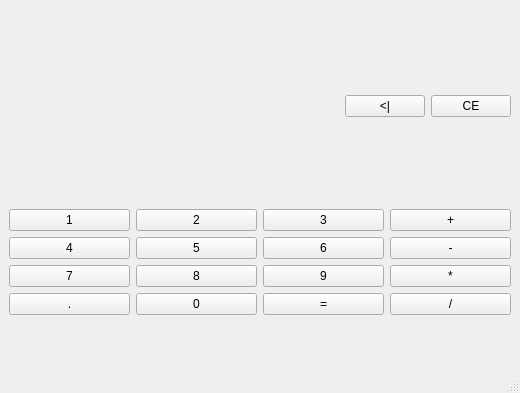
<?xml version="1.0" encoding="UTF-8"?>
<ui version="4.0">
 <class>MainWindow</class>
 <widget class="QMainWindow" name="MainWindow">
  <property name="geometry">
   <rect>
    <x>0</x>
    <y>0</y>
    <width>520</width>
    <height>393</height>
   </rect>
  </property>
  <property name="windowTitle">
   <string>MainWindow</string>
  </property>
  <widget class="QWidget" name="centralwidget">
   <layout class="QVBoxLayout" name="verticalLayout">
    <item>
     <layout class="QHBoxLayout" name="horizontalLayout">
      <item>
       <widget class="QLabel" name="l_output">
        <property name="sizePolicy">
         <sizepolicy hsizetype="Expanding" vsizetype="Preferred">
          <horstretch>0</horstretch>
          <verstretch>0</verstretch>
         </sizepolicy>
        </property>
        <property name="minimumSize">
         <size>
          <width>0</width>
          <height>100</height>
         </size>
        </property>
        <property name="palette">
         <palette>
          <active>
           <colorrole role="Button">
            <brush brushstyle="SolidPattern">
             <color alpha="255">
              <red>240</red>
              <green>188</green>
              <blue>83</blue>
             </color>
            </brush>
           </colorrole>
          </active>
          <inactive>
           <colorrole role="Button">
            <brush brushstyle="SolidPattern">
             <color alpha="255">
              <red>240</red>
              <green>240</green>
              <blue>240</blue>
             </color>
            </brush>
           </colorrole>
          </inactive>
          <disabled>
           <colorrole role="Button">
            <brush brushstyle="SolidPattern">
             <color alpha="255">
              <red>240</red>
              <green>188</green>
              <blue>83</blue>
             </color>
            </brush>
           </colorrole>
          </disabled>
         </palette>
        </property>
        <property name="font">
         <font>
          <pointsize>16</pointsize>
         </font>
        </property>
        <property name="autoFillBackground">
         <bool>false</bool>
        </property>
        <property name="styleSheet">
         <string notr="true">QLabel{
	qpoperty-alignment:'AlignVCenter | AlignRight';
	border: 1px solid grey;
}

background-colour : white;</string>
        </property>
        <property name="text">
         <string/>
        </property>
       </widget>
      </item>
      <item>
       <widget class="QPushButton" name="pb_eraser">
        <property name="text">
         <string>&lt;|</string>
        </property>
       </widget>
      </item>
      <item>
       <widget class="QPushButton" name="pb_clear">
        <property name="text">
         <string>CE</string>
        </property>
       </widget>
      </item>
     </layout>
    </item>
    <item>
     <layout class="QGridLayout" name="gridLayout">
      <item row="0" column="0">
       <widget class="QPushButton" name="pb_1">
        <property name="sizePolicy">
         <sizepolicy hsizetype="MinimumExpanding" vsizetype="Fixed">
          <horstretch>0</horstretch>
          <verstretch>0</verstretch>
         </sizepolicy>
        </property>
        <property name="text">
         <string>1</string>
        </property>
       </widget>
      </item>
      <item row="0" column="1">
       <widget class="QPushButton" name="pb_2">
        <property name="sizePolicy">
         <sizepolicy hsizetype="MinimumExpanding" vsizetype="Fixed">
          <horstretch>0</horstretch>
          <verstretch>0</verstretch>
         </sizepolicy>
        </property>
        <property name="text">
         <string>2</string>
        </property>
       </widget>
      </item>
      <item row="0" column="2">
       <widget class="QPushButton" name="pb_3">
        <property name="sizePolicy">
         <sizepolicy hsizetype="MinimumExpanding" vsizetype="Fixed">
          <horstretch>0</horstretch>
          <verstretch>0</verstretch>
         </sizepolicy>
        </property>
        <property name="text">
         <string>3</string>
        </property>
       </widget>
      </item>
      <item row="0" column="3">
       <widget class="QPushButton" name="pb_plus">
        <property name="sizePolicy">
         <sizepolicy hsizetype="MinimumExpanding" vsizetype="Fixed">
          <horstretch>0</horstretch>
          <verstretch>0</verstretch>
         </sizepolicy>
        </property>
        <property name="text">
         <string>+</string>
        </property>
       </widget>
      </item>
      <item row="1" column="0">
       <widget class="QPushButton" name="pb_4">
        <property name="sizePolicy">
         <sizepolicy hsizetype="MinimumExpanding" vsizetype="Fixed">
          <horstretch>0</horstretch>
          <verstretch>0</verstretch>
         </sizepolicy>
        </property>
        <property name="text">
         <string>4</string>
        </property>
       </widget>
      </item>
      <item row="1" column="1">
       <widget class="QPushButton" name="pb_5">
        <property name="sizePolicy">
         <sizepolicy hsizetype="MinimumExpanding" vsizetype="Fixed">
          <horstretch>0</horstretch>
          <verstretch>0</verstretch>
         </sizepolicy>
        </property>
        <property name="text">
         <string>5</string>
        </property>
       </widget>
      </item>
      <item row="1" column="2">
       <widget class="QPushButton" name="pb_6">
        <property name="sizePolicy">
         <sizepolicy hsizetype="MinimumExpanding" vsizetype="Fixed">
          <horstretch>0</horstretch>
          <verstretch>0</verstretch>
         </sizepolicy>
        </property>
        <property name="text">
         <string>6</string>
        </property>
       </widget>
      </item>
      <item row="1" column="3">
       <widget class="QPushButton" name="pb_minus">
        <property name="sizePolicy">
         <sizepolicy hsizetype="MinimumExpanding" vsizetype="Fixed">
          <horstretch>0</horstretch>
          <verstretch>0</verstretch>
         </sizepolicy>
        </property>
        <property name="text">
         <string>-</string>
        </property>
       </widget>
      </item>
      <item row="2" column="0">
       <widget class="QPushButton" name="pb_7">
        <property name="sizePolicy">
         <sizepolicy hsizetype="MinimumExpanding" vsizetype="Fixed">
          <horstretch>0</horstretch>
          <verstretch>0</verstretch>
         </sizepolicy>
        </property>
        <property name="text">
         <string>7</string>
        </property>
       </widget>
      </item>
      <item row="2" column="1">
       <widget class="QPushButton" name="pb_8">
        <property name="sizePolicy">
         <sizepolicy hsizetype="MinimumExpanding" vsizetype="Fixed">
          <horstretch>0</horstretch>
          <verstretch>0</verstretch>
         </sizepolicy>
        </property>
        <property name="text">
         <string>8</string>
        </property>
       </widget>
      </item>
      <item row="2" column="2">
       <widget class="QPushButton" name="pb_9">
        <property name="sizePolicy">
         <sizepolicy hsizetype="MinimumExpanding" vsizetype="Fixed">
          <horstretch>0</horstretch>
          <verstretch>0</verstretch>
         </sizepolicy>
        </property>
        <property name="text">
         <string>9</string>
        </property>
       </widget>
      </item>
      <item row="2" column="3">
       <widget class="QPushButton" name="pb_mult">
        <property name="sizePolicy">
         <sizepolicy hsizetype="MinimumExpanding" vsizetype="Fixed">
          <horstretch>0</horstretch>
          <verstretch>0</verstretch>
         </sizepolicy>
        </property>
        <property name="text">
         <string>*</string>
        </property>
       </widget>
      </item>
      <item row="3" column="0">
       <widget class="QPushButton" name="pb_dott">
        <property name="sizePolicy">
         <sizepolicy hsizetype="MinimumExpanding" vsizetype="Fixed">
          <horstretch>0</horstretch>
          <verstretch>0</verstretch>
         </sizepolicy>
        </property>
        <property name="text">
         <string>.</string>
        </property>
       </widget>
      </item>
      <item row="3" column="1">
       <widget class="QPushButton" name="pb_10">
        <property name="sizePolicy">
         <sizepolicy hsizetype="MinimumExpanding" vsizetype="Fixed">
          <horstretch>0</horstretch>
          <verstretch>0</verstretch>
         </sizepolicy>
        </property>
        <property name="text">
         <string>0</string>
        </property>
       </widget>
      </item>
      <item row="3" column="2">
       <widget class="QPushButton" name="pb_equal">
        <property name="sizePolicy">
         <sizepolicy hsizetype="MinimumExpanding" vsizetype="Fixed">
          <horstretch>0</horstretch>
          <verstretch>0</verstretch>
         </sizepolicy>
        </property>
        <property name="text">
         <string>=</string>
        </property>
       </widget>
      </item>
      <item row="3" column="3">
       <widget class="QPushButton" name="pb_div">
        <property name="sizePolicy">
         <sizepolicy hsizetype="MinimumExpanding" vsizetype="Fixed">
          <horstretch>0</horstretch>
          <verstretch>0</verstretch>
         </sizepolicy>
        </property>
        <property name="text">
         <string>/</string>
        </property>
       </widget>
      </item>
     </layout>
    </item>
   </layout>
  </widget>
  <widget class="QMenuBar" name="menubar">
   <property name="geometry">
    <rect>
     <x>0</x>
     <y>0</y>
     <width>520</width>
     <height>26</height>
    </rect>
   </property>
  </widget>
  <widget class="QStatusBar" name="statusbar"/>
 </widget>
 <resources/>
 <connections/>
</ui>
